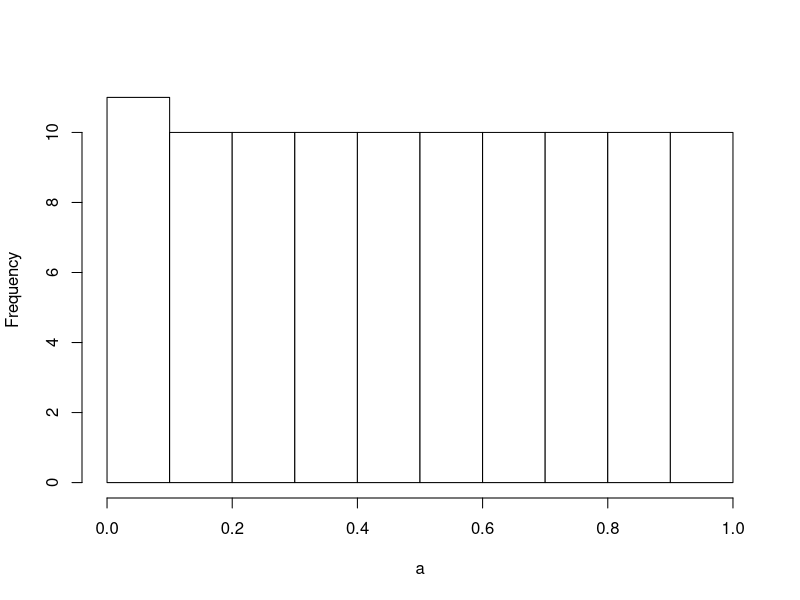
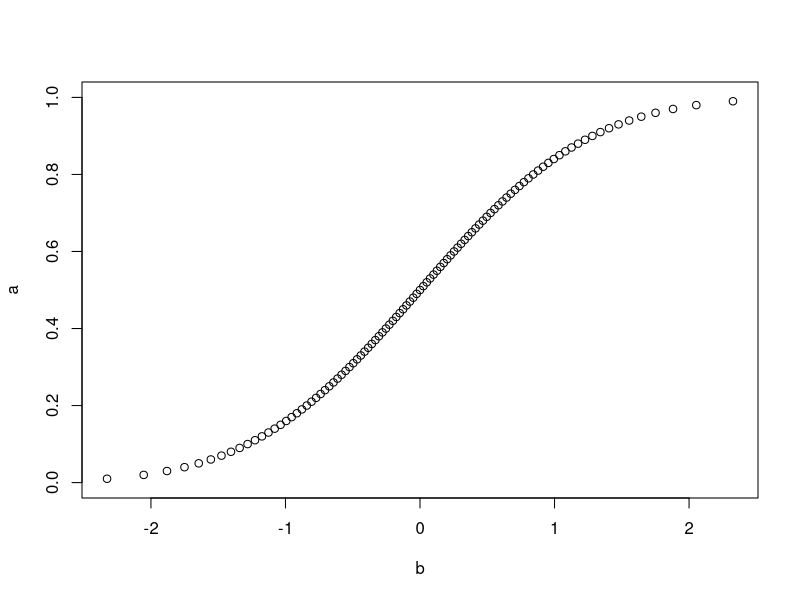
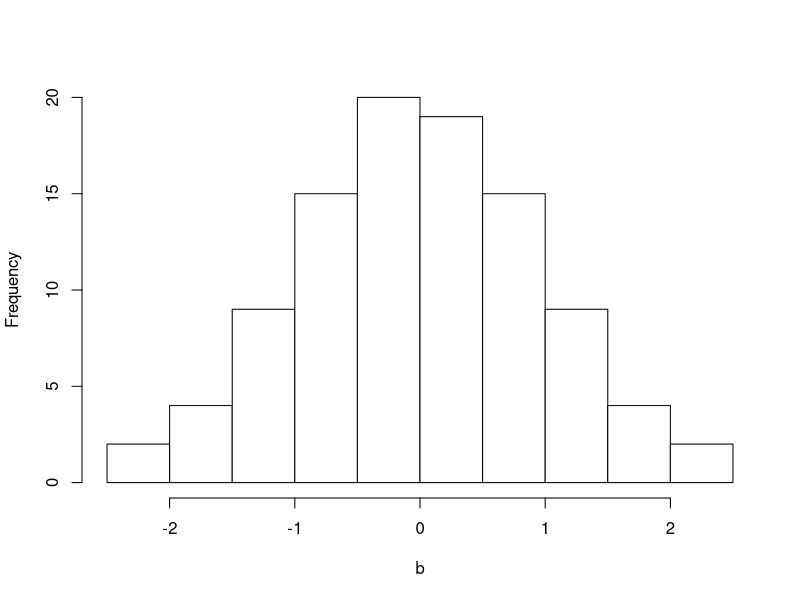
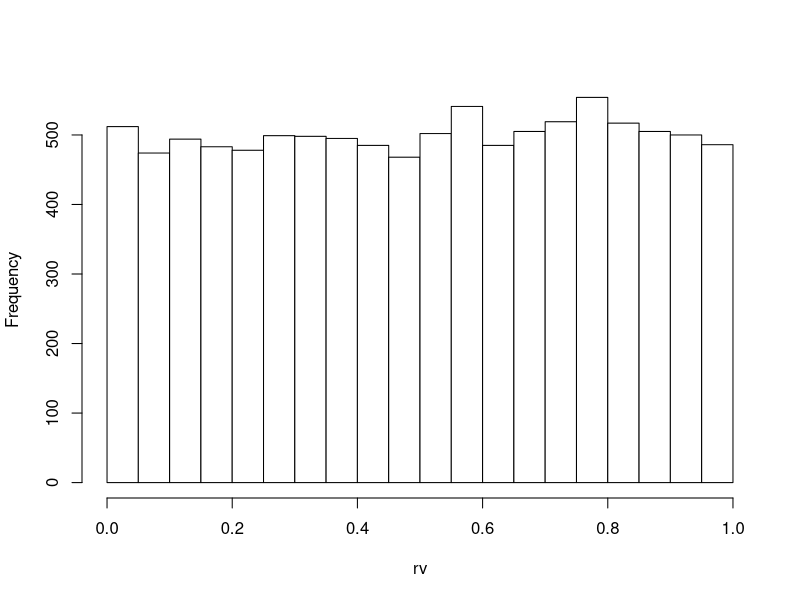
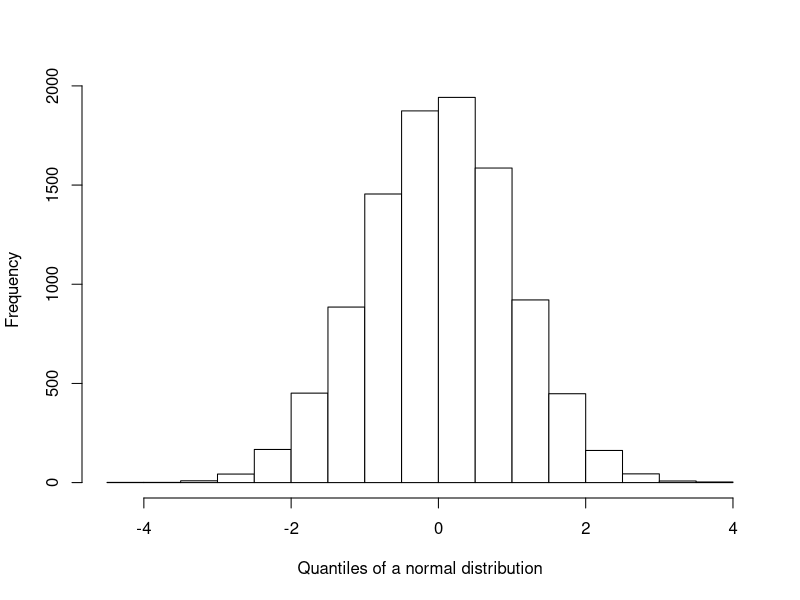
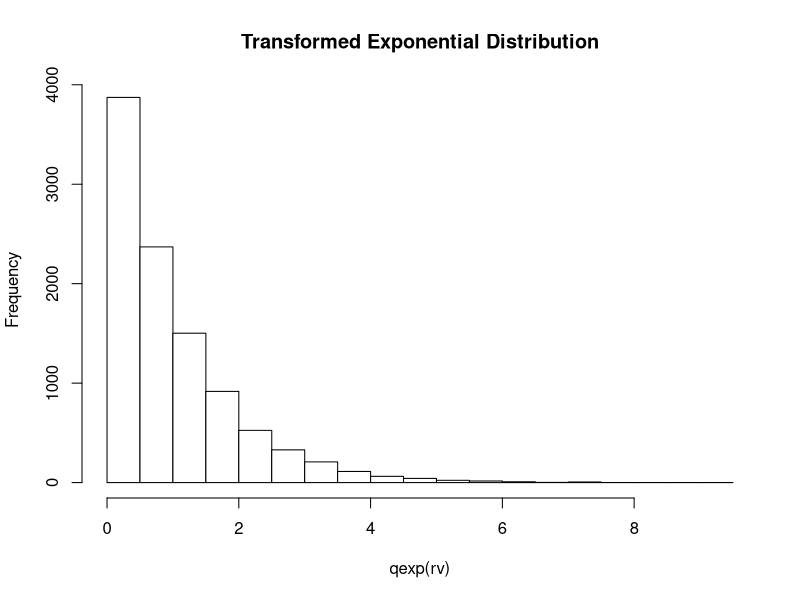
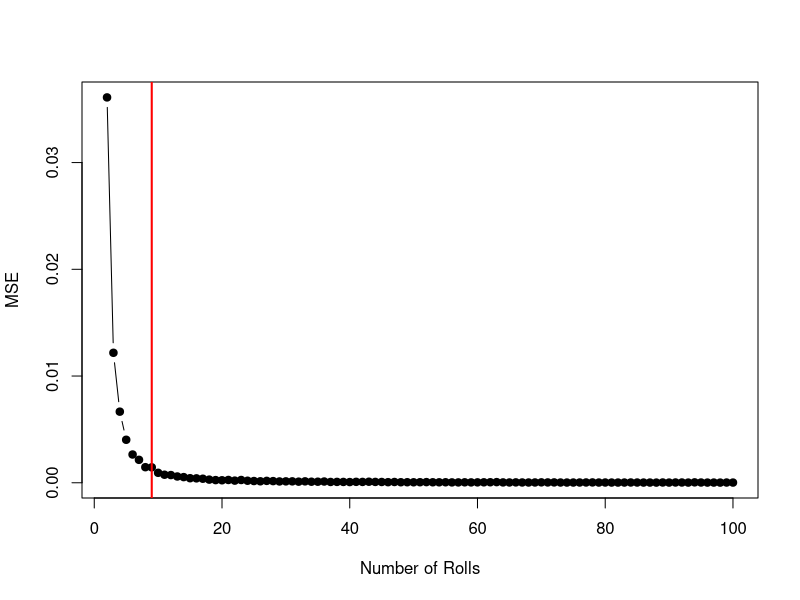

These figures' R source, in order:
## ---- chunk 1
knitr::opts_chunk$set(echo = TRUE)
## ---- chunk 2
pnorm(20, mean = 3, sd = 17)
## ---- chunk 3
qnorm(p = .95, mean = 24, sd = 3)
## ---- chunk 4
p <- dnorm(c(12, 14), mean = 10, sd = 6)
p[1]/p[2]
## ---- chunk 5
a <- seq(0, 1, by = .01)
hist(a, col = "white", main=NULL)
## ---- chunk 6
b <- qnorm(a)

plot(b, a)
## ---- chunk 7
hist(b, col = "white", main = NULL)

## ---- chunk 8
set.seed(890)

rv <- runif(10000, 0, 1)

## ---- chunk 9
hist(rv, breaks = seq(0, 1, by = 0.05), col = "white", main = NULL)
## ---- chunk 10
q <- qnorm(rv)
## ---- chunk 11
hist(q, col = "white", main = NULL, xlab = "Quantiles of a normal distribution")
## ---- chunk 12


hist(qexp(rv), main = "Transformed Exponential Distribution", col = "white")

## ---- chunk 13

die_roll <- function(N = 1, w = 6) {
  
  sides <- seq(1, w, by = 1)
  res <- sample(sides, N, replace = TRUE)
  return(mean(res)) # returning the average
}

die_roll(N = 100, w = 6)
## ---- chunk 14
set.seed(890)
reps <-  10000
die_values <- 1:6

# To compute the theoretical quantiles we need to find the 
# expected value of a 6-sided die roll and its standard deviation
expected_value <- sum(die_values * rep(1/6, 6))
std_dev <- sqrt(sum((1/6*((die_values-mean(die_values))^2))))
# We can define a sequence of rolls from 2 to 100 as it is very likely
# that we'll reach a good approximation with way less rolls than 100.
rolls_list <- 2:100

# In this function we first simulate 10000 times `n` die rolls,
# then, we compute 10000 theoretical quantiles of a distribution
# with a mean equal to the expected value of a 6-sided die roll
# and the standard deviation as the standard error of the mean of `n`
# die rolls.
mse_qq <- sapply(rolls_list, function(n) {
  sim_data <- replicate(reps, die_roll(N = n))
  theoretical_quantiles <- qnorm(seq(1/(reps+1), 1 - 1/(reps+1), length.out = reps), 
                                 mean = expected_value, sd= std_dev/sqrt(n))
  sample_quantiles <- quantile(sim_data, probs = seq(1/(reps+1), 1 - 1/(reps+1), length.out = reps))
  return(mean((sample_quantiles - theoretical_quantiles)^2))
})

# Now we can print the MSE by the number of rolls to have an idea of
# when it starts to approach zero.

mse_df <- data.frame(rolls_list,mse_qq) 

knitr::kable(mse_df,
    col.names = c("Die rolls", "MSE")
  )

# Given the MSE values observed in the table above, we can define an arbitrary
# threshold for stabilization. The difference in MSE values looks less
# accentuated for MSE < 0.001. Therefore,

threshold <- 0.001

# Now we can find the first point where all subsequent MSE values are below the threshold

stabilization_point <- which(cummin(mse_df$mse_qq) < threshold)[1]

# Plot. Red line marks the stabilization point
plot(rolls_list, mse_qq, type = "b", pch = 19, 
     xlab = "Number of Rolls", ylab = "MSE")
abline(v = stabilization_point, col = "red", lwd = 2)
## ---- chunk 15

## Analytical solution

## critical z values
lower_critical <- qnorm(0.05/2)
upper_critical <- qnorm(1 - 0.05/2)

# starting sample size
n <- 2

while (TRUE) {
  
  df <- n - 1
  # corresponding t values
  t_lower <- pt(lower_critical, df)
  t_upper <- 1 - pt(upper_critical, df)

  # error rate
  t_error <- t_lower + t_upper
  
  if (abs(t_error - 0.05) <= 0.005) {
      return(n)
    }
  n <- n + 1
}

# 
print(n)


## Simulation
set.seed(890)
reps <- 10000
tvals <- rt(reps, n - 1)

prop_tails <- mean(abs(tvals) > upper_critical)
prop_tails

mc_error <- abs(prop_tails - 0.05)
mc_error

